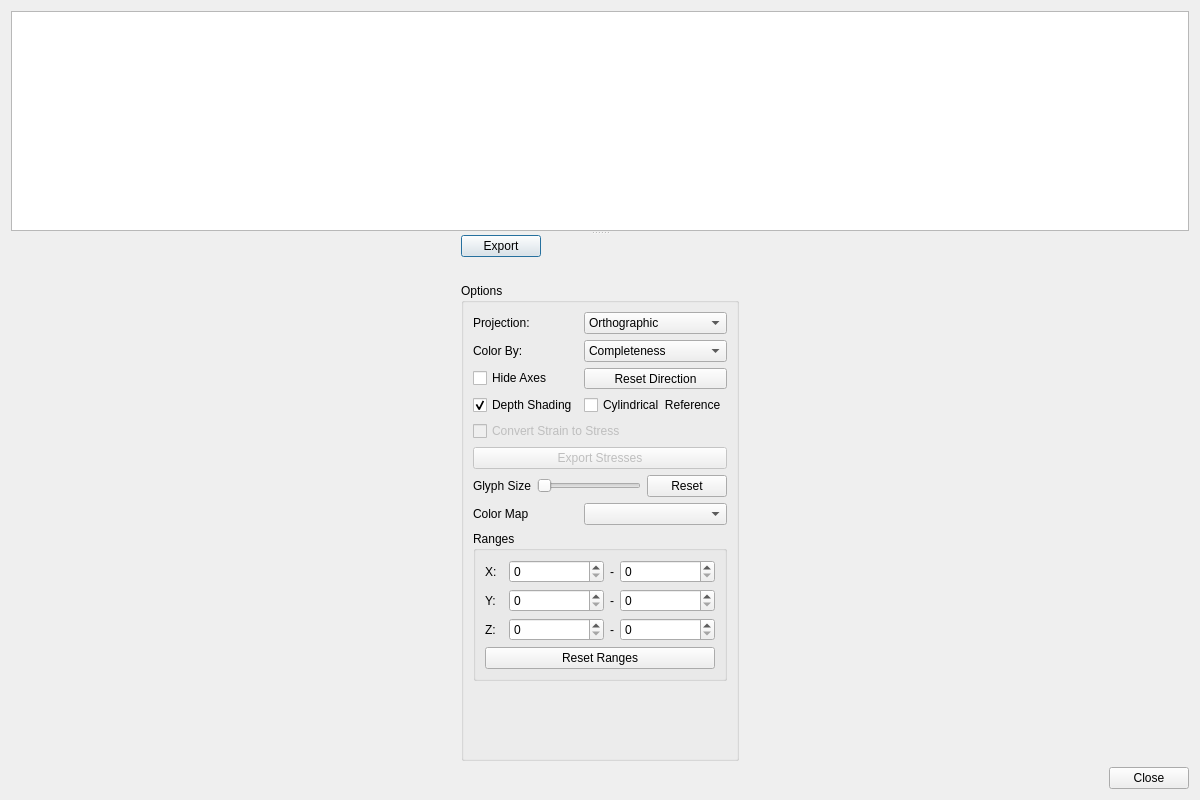
<?xml version="1.0" encoding="UTF-8"?>
<ui version="4.0">
 <class>fit_grains_results_dialog</class>
 <widget class="QDialog" name="fit_grains_results_dialog">
  <property name="geometry">
   <rect>
    <x>0</x>
    <y>0</y>
    <width>1200</width>
    <height>800</height>
   </rect>
  </property>
  <property name="sizePolicy">
   <sizepolicy hsizetype="Expanding" vsizetype="Preferred">
    <horstretch>0</horstretch>
    <verstretch>0</verstretch>
   </sizepolicy>
  </property>
  <property name="windowTitle">
   <string>Fit Grains Results</string>
  </property>
  <layout class="QVBoxLayout" name="verticalLayout">
   <item>
    <widget class="QSplitter" name="splitter">
     <property name="sizePolicy">
      <sizepolicy hsizetype="Preferred" vsizetype="Expanding">
       <horstretch>0</horstretch>
       <verstretch>0</verstretch>
      </sizepolicy>
     </property>
     <property name="minimumSize">
      <size>
       <width>0</width>
       <height>0</height>
      </size>
     </property>
     <property name="orientation">
      <enum>Qt::Vertical</enum>
     </property>
     <widget class="QTableView" name="table_view">
      <property name="minimumSize">
       <size>
        <width>0</width>
        <height>150</height>
       </size>
      </property>
      <property name="alternatingRowColors">
       <bool>true</bool>
      </property>
      <property name="selectionBehavior">
       <enum>QAbstractItemView::SelectRows</enum>
      </property>
     </widget>
     <widget class="QWidget" name="plot_widget" native="true">
      <layout class="QHBoxLayout" name="horizontalLayout">
       <property name="leftMargin">
        <number>0</number>
       </property>
       <property name="bottomMargin">
        <number>0</number>
       </property>
       <item>
        <widget class="QWidget" name="dialog_controls" native="true">
         <property name="sizePolicy">
          <sizepolicy hsizetype="Fixed" vsizetype="Preferred">
           <horstretch>0</horstretch>
           <verstretch>0</verstretch>
          </sizepolicy>
         </property>
         <layout class="QVBoxLayout" name="verticalLayout_2">
          <property name="spacing">
           <number>6</number>
          </property>
          <property name="sizeConstraint">
           <enum>QLayout::SetDefaultConstraint</enum>
          </property>
          <property name="leftMargin">
           <number>0</number>
          </property>
          <property name="topMargin">
           <number>0</number>
          </property>
          <property name="rightMargin">
           <number>0</number>
          </property>
          <property name="bottomMargin">
           <number>0</number>
          </property>
          <item>
           <widget class="QPushButton" name="export_button">
            <property name="sizePolicy">
             <sizepolicy hsizetype="Fixed" vsizetype="Fixed">
              <horstretch>0</horstretch>
              <verstretch>0</verstretch>
             </sizepolicy>
            </property>
            <property name="text">
             <string>Export</string>
            </property>
           </widget>
          </item>
          <item>
           <spacer name="verticalSpacer">
            <property name="orientation">
             <enum>Qt::Vertical</enum>
            </property>
            <property name="sizeType">
             <enum>QSizePolicy::Fixed</enum>
            </property>
            <property name="sizeHint" stdset="0">
             <size>
              <width>20</width>
              <height>20</height>
             </size>
            </property>
           </spacer>
          </item>
          <item>
           <widget class="QGroupBox" name="plot_controls">
            <property name="minimumSize">
             <size>
              <width>0</width>
              <height>0</height>
             </size>
            </property>
            <property name="title">
             <string>Options</string>
            </property>
            <layout class="QFormLayout" name="formLayout">
             <item row="0" column="0">
              <widget class="QLabel" name="projection_label">
               <property name="text">
                <string>Projection:</string>
               </property>
              </widget>
             </item>
             <item row="0" column="1">
              <widget class="QComboBox" name="projection">
               <item>
                <property name="text">
                 <string>Orthographic</string>
                </property>
               </item>
               <item>
                <property name="text">
                 <string>Perspective</string>
                </property>
               </item>
              </widget>
             </item>
             <item row="1" column="0">
              <widget class="QLabel" name="plot_color_label">
               <property name="text">
                <string>Color By:</string>
               </property>
              </widget>
             </item>
             <item row="1" column="1">
              <widget class="QComboBox" name="plot_color_option">
               <item>
                <property name="text">
                 <string>Completeness</string>
                </property>
               </item>
               <item>
                <property name="text">
                 <string>Goodness of Fit</string>
                </property>
               </item>
               <item>
                <property name="text">
                 <string>XX Strain</string>
                </property>
               </item>
               <item>
                <property name="text">
                 <string>YY Strain</string>
                </property>
               </item>
               <item>
                <property name="text">
                 <string>ZZ Strain</string>
                </property>
               </item>
               <item>
                <property name="text">
                 <string>YZ Strain</string>
                </property>
               </item>
               <item>
                <property name="text">
                 <string>XZ Strain</string>
                </property>
               </item>
               <item>
                <property name="text">
                 <string>XY Strain</string>
                </property>
               </item>
              </widget>
             </item>
             <item row="2" column="0">
              <widget class="QCheckBox" name="hide_axes">
               <property name="text">
                <string>Hide Axes</string>
               </property>
              </widget>
             </item>
             <item row="2" column="1">
              <widget class="QToolButton" name="set_view_direction">
               <property name="sizePolicy">
                <sizepolicy hsizetype="Preferred" vsizetype="Preferred">
                 <horstretch>0</horstretch>
                 <verstretch>0</verstretch>
                </sizepolicy>
               </property>
               <property name="text">
                <string>Reset Direction</string>
               </property>
               <property name="popupMode">
                <enum>QToolButton::InstantPopup</enum>
               </property>
               <property name="toolButtonStyle">
                <enum>Qt::ToolButtonTextOnly</enum>
               </property>
              </widget>
             </item>
             <item row="4" column="0" colspan="2">
              <widget class="QCheckBox" name="convert_strain_to_stress">
               <property name="enabled">
                <bool>false</bool>
               </property>
               <property name="toolTip">
                <string>&lt;html&gt;&lt;head/&gt;&lt;body&gt;&lt;p&gt;Convert strain to stress. Requires a material where the elastic stiffness tensor is defined (see the properties tab in the materials panel).&lt;/p&gt;&lt;/body&gt;&lt;/html&gt;</string>
               </property>
               <property name="text">
                <string>Convert Strain to Stress</string>
               </property>
              </widget>
             </item>
             <item row="6" column="0" colspan="2">
              <layout class="QHBoxLayout" name="horizontalLayout_2">
               <item>
                <widget class="QLabel" name="glyph_size_label">
                 <property name="text">
                  <string>Glyph Size</string>
                 </property>
                </widget>
               </item>
               <item>
                <widget class="QSlider" name="glyph_size_slider">
                 <property name="minimum">
                  <number>1</number>
                 </property>
                 <property name="maximum">
                  <number>2000</number>
                 </property>
                 <property name="singleStep">
                  <number>1</number>
                 </property>
                 <property name="pageStep">
                  <number>2</number>
                 </property>
                 <property name="value">
                  <number>1</number>
                 </property>
                 <property name="orientation">
                  <enum>Qt::Horizontal</enum>
                 </property>
                </widget>
               </item>
               <item>
                <widget class="QPushButton" name="reset_glyph_size">
                 <property name="text">
                  <string>Reset</string>
                 </property>
                </widget>
               </item>
              </layout>
             </item>
             <item row="7" column="0">
              <widget class="QLabel" name="color_map_label">
               <property name="text">
                <string>Color Map</string>
               </property>
              </widget>
             </item>
             <item row="7" column="1">
              <widget class="QComboBox" name="color_maps">
               <property name="styleSheet">
                <string notr="true">combobox-popup: 0;</string>
               </property>
               <property name="editable">
                <bool>false</bool>
               </property>
               <property name="maxVisibleItems">
                <number>5</number>
               </property>
              </widget>
             </item>
             <item row="8" column="0" colspan="2">
              <widget class="QGroupBox" name="ranges_group">
               <property name="title">
                <string>Ranges</string>
               </property>
               <layout class="QGridLayout" name="gridLayout_2">
                <item row="1" column="2">
                 <widget class="ScientificDoubleSpinBox" name="range_y_0">
                  <property name="sizePolicy">
                   <sizepolicy hsizetype="Expanding" vsizetype="Fixed">
                    <horstretch>0</horstretch>
                    <verstretch>0</verstretch>
                   </sizepolicy>
                  </property>
                  <property name="keyboardTracking">
                   <bool>false</bool>
                  </property>
                  <property name="singleStep">
                   <number>0</number>
                  </property>
                 </widget>
                </item>
                <item row="2" column="4">
                 <widget class="ScientificDoubleSpinBox" name="range_z_1">
                  <property name="sizePolicy">
                   <sizepolicy hsizetype="Expanding" vsizetype="Fixed">
                    <horstretch>0</horstretch>
                    <verstretch>0</verstretch>
                   </sizepolicy>
                  </property>
                  <property name="keyboardTracking">
                   <bool>false</bool>
                  </property>
                  <property name="singleStep">
                   <number>0</number>
                  </property>
                 </widget>
                </item>
                <item row="2" column="2">
                 <widget class="ScientificDoubleSpinBox" name="range_z_0">
                  <property name="sizePolicy">
                   <sizepolicy hsizetype="Expanding" vsizetype="Fixed">
                    <horstretch>0</horstretch>
                    <verstretch>0</verstretch>
                   </sizepolicy>
                  </property>
                  <property name="keyboardTracking">
                   <bool>false</bool>
                  </property>
                  <property name="singleStep">
                   <number>0</number>
                  </property>
                 </widget>
                </item>
                <item row="1" column="4">
                 <widget class="ScientificDoubleSpinBox" name="range_y_1">
                  <property name="sizePolicy">
                   <sizepolicy hsizetype="Expanding" vsizetype="Fixed">
                    <horstretch>0</horstretch>
                    <verstretch>0</verstretch>
                   </sizepolicy>
                  </property>
                  <property name="keyboardTracking">
                   <bool>false</bool>
                  </property>
                  <property name="singleStep">
                   <number>0</number>
                  </property>
                 </widget>
                </item>
                <item row="1" column="3">
                 <widget class="QLabel" name="y_range_separator">
                  <property name="sizePolicy">
                   <sizepolicy hsizetype="Fixed" vsizetype="Minimum">
                    <horstretch>0</horstretch>
                    <verstretch>0</verstretch>
                   </sizepolicy>
                  </property>
                  <property name="text">
                   <string>-</string>
                  </property>
                  <property name="alignment">
                   <set>Qt::AlignCenter</set>
                  </property>
                 </widget>
                </item>
                <item row="2" column="3">
                 <widget class="QLabel" name="z_range_separator">
                  <property name="sizePolicy">
                   <sizepolicy hsizetype="Fixed" vsizetype="Minimum">
                    <horstretch>0</horstretch>
                    <verstretch>0</verstretch>
                   </sizepolicy>
                  </property>
                  <property name="text">
                   <string>-</string>
                  </property>
                  <property name="alignment">
                   <set>Qt::AlignCenter</set>
                  </property>
                 </widget>
                </item>
                <item row="0" column="2">
                 <widget class="ScientificDoubleSpinBox" name="range_x_0">
                  <property name="sizePolicy">
                   <sizepolicy hsizetype="Expanding" vsizetype="Fixed">
                    <horstretch>0</horstretch>
                    <verstretch>0</verstretch>
                   </sizepolicy>
                  </property>
                  <property name="keyboardTracking">
                   <bool>false</bool>
                  </property>
                  <property name="singleStep">
                   <number>0</number>
                  </property>
                 </widget>
                </item>
                <item row="0" column="0">
                 <widget class="QLabel" name="x_range_label">
                  <property name="sizePolicy">
                   <sizepolicy hsizetype="Fixed" vsizetype="Preferred">
                    <horstretch>0</horstretch>
                    <verstretch>0</verstretch>
                   </sizepolicy>
                  </property>
                  <property name="text">
                   <string>X:</string>
                  </property>
                 </widget>
                </item>
                <item row="0" column="4">
                 <widget class="ScientificDoubleSpinBox" name="range_x_1">
                  <property name="sizePolicy">
                   <sizepolicy hsizetype="Expanding" vsizetype="Fixed">
                    <horstretch>0</horstretch>
                    <verstretch>0</verstretch>
                   </sizepolicy>
                  </property>
                  <property name="keyboardTracking">
                   <bool>false</bool>
                  </property>
                  <property name="singleStep">
                   <number>0</number>
                  </property>
                 </widget>
                </item>
                <item row="1" column="0">
                 <widget class="QLabel" name="y_range_label">
                  <property name="sizePolicy">
                   <sizepolicy hsizetype="Fixed" vsizetype="Preferred">
                    <horstretch>0</horstretch>
                    <verstretch>0</verstretch>
                   </sizepolicy>
                  </property>
                  <property name="text">
                   <string>Y:</string>
                  </property>
                 </widget>
                </item>
                <item row="0" column="3">
                 <widget class="QLabel" name="x_range_separator">
                  <property name="sizePolicy">
                   <sizepolicy hsizetype="Fixed" vsizetype="Minimum">
                    <horstretch>0</horstretch>
                    <verstretch>0</verstretch>
                   </sizepolicy>
                  </property>
                  <property name="text">
                   <string>-</string>
                  </property>
                  <property name="alignment">
                   <set>Qt::AlignCenter</set>
                  </property>
                 </widget>
                </item>
                <item row="2" column="0">
                 <widget class="QLabel" name="z_range_label">
                  <property name="sizePolicy">
                   <sizepolicy hsizetype="Fixed" vsizetype="Preferred">
                    <horstretch>0</horstretch>
                    <verstretch>0</verstretch>
                   </sizepolicy>
                  </property>
                  <property name="text">
                   <string>Z:</string>
                  </property>
                 </widget>
                </item>
                <item row="3" column="0" colspan="5">
                 <widget class="QPushButton" name="reset_ranges">
                  <property name="text">
                   <string>Reset Ranges</string>
                  </property>
                 </widget>
                </item>
               </layout>
              </widget>
             </item>
             <item row="5" column="0" colspan="2">
              <widget class="QPushButton" name="export_stresses">
               <property name="enabled">
                <bool>false</bool>
               </property>
               <property name="toolTip">
                <string>&lt;html&gt;&lt;head/&gt;&lt;body&gt;&lt;p&gt;Export stresses to a compressed npz file as Mandel-Voigt vectors. The data is saved in the &amp;quot;stresses&amp;quot; key as an (n, 6) shape, where `n` is the number of grains.&lt;/p&gt;&lt;p&gt;&amp;quot;Convert Strain to Stress&amp;quot; must be enabled to use this.&lt;/p&gt;&lt;/body&gt;&lt;/html&gt;</string>
               </property>
               <property name="text">
                <string>Export Stresses</string>
               </property>
              </widget>
             </item>
             <item row="3" column="0">
              <widget class="QCheckBox" name="depth_shading">
               <property name="text">
                <string>Depth Shading</string>
               </property>
               <property name="checked">
                <bool>true</bool>
               </property>
              </widget>
             </item>
             <item row="3" column="1">
              <widget class="QCheckBox" name="cylindrical_reference">
               <property name="toolTip">
                <string>&lt;html&gt;&lt;head/&gt;&lt;body&gt;&lt;p&gt;For the 3D coordinates, use a cylindrical reference frame (ρ, φ, Y) instead of cartesian coordinates.&lt;/p&gt;&lt;/body&gt;&lt;/html&gt;</string>
               </property>
               <property name="text">
                <string>Cylindrical  Reference</string>
               </property>
              </widget>
             </item>
            </layout>
           </widget>
          </item>
         </layout>
        </widget>
       </item>
       <item>
        <layout class="QVBoxLayout" name="canvas_layout"/>
       </item>
      </layout>
     </widget>
    </widget>
   </item>
   <item>
    <layout class="QVBoxLayout" name="toolbar_layout"/>
   </item>
   <item>
    <widget class="QDialogButtonBox" name="button_box">
     <property name="orientation">
      <enum>Qt::Horizontal</enum>
     </property>
     <property name="standardButtons">
      <set>QDialogButtonBox::Close</set>
     </property>
    </widget>
   </item>
  </layout>
 </widget>
 <customwidgets>
  <customwidget>
   <class>ScientificDoubleSpinBox</class>
   <extends>QSpinBox</extends>
   <header>hexrd/ui/scientificspinbox</header>
   <container>1</container>
  </customwidget>
 </customwidgets>
 <tabstops>
  <tabstop>table_view</tabstop>
  <tabstop>export_button</tabstop>
  <tabstop>projection</tabstop>
  <tabstop>plot_color_option</tabstop>
  <tabstop>hide_axes</tabstop>
  <tabstop>set_view_direction</tabstop>
  <tabstop>depth_shading</tabstop>
  <tabstop>cylindrical_reference</tabstop>
  <tabstop>convert_strain_to_stress</tabstop>
  <tabstop>export_stresses</tabstop>
  <tabstop>glyph_size_slider</tabstop>
  <tabstop>reset_glyph_size</tabstop>
  <tabstop>color_maps</tabstop>
  <tabstop>range_x_0</tabstop>
  <tabstop>range_x_1</tabstop>
  <tabstop>range_y_0</tabstop>
  <tabstop>range_y_1</tabstop>
  <tabstop>range_z_0</tabstop>
  <tabstop>range_z_1</tabstop>
  <tabstop>reset_ranges</tabstop>
 </tabstops>
 <resources/>
 <connections>
  <connection>
   <sender>button_box</sender>
   <signal>accepted()</signal>
   <receiver>fit_grains_results_dialog</receiver>
   <slot>accept()</slot>
   <hints>
    <hint type="sourcelabel">
     <x>248</x>
     <y>254</y>
    </hint>
    <hint type="destinationlabel">
     <x>157</x>
     <y>274</y>
    </hint>
   </hints>
  </connection>
  <connection>
   <sender>button_box</sender>
   <signal>rejected()</signal>
   <receiver>fit_grains_results_dialog</receiver>
   <slot>reject()</slot>
   <hints>
    <hint type="sourcelabel">
     <x>316</x>
     <y>260</y>
    </hint>
    <hint type="destinationlabel">
     <x>286</x>
     <y>274</y>
    </hint>
   </hints>
  </connection>
  <connection>
   <sender>convert_strain_to_stress</sender>
   <signal>toggled(bool)</signal>
   <receiver>export_stresses</receiver>
   <slot>setEnabled(bool)</slot>
   <hints>
    <hint type="sourcelabel">
     <x>144</x>
     <y>432</y>
    </hint>
    <hint type="destinationlabel">
     <x>144</x>
     <y>462</y>
    </hint>
   </hints>
  </connection>
 </connections>
</ui>
